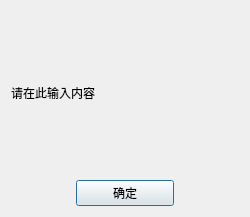
<?xml version="1.0" encoding="UTF-8"?>
<ui version="4.0">
 <class>Errors</class>
 <widget class="QDialog" name="Errors">
  <property name="geometry">
   <rect>
    <x>0</x>
    <y>0</y>
    <width>250</width>
    <height>217</height>
   </rect>
  </property>
  <property name="windowTitle">
   <string>Dialog</string>
  </property>
  <layout class="QGridLayout" name="gridLayout">
   <item row="0" column="0">
    <layout class="QVBoxLayout" name="verticalLayout">
     <item>
      <widget class="QLabel" name="remind_text">
       <property name="text">
        <string>请在此输入内容</string>
       </property>
      </widget>
     </item>
     <item>
      <layout class="QHBoxLayout" name="horizontalLayout" stretch="2,3,2">
       <item>
        <spacer name="horizontalSpacer_2">
         <property name="orientation">
          <enum>Qt::Horizontal</enum>
         </property>
         <property name="sizeHint" stdset="0">
          <size>
           <width>40</width>
           <height>20</height>
          </size>
         </property>
        </spacer>
       </item>
       <item>
        <widget class="QPushButton" name="pushButton">
         <property name="text">
          <string>确定</string>
         </property>
        </widget>
       </item>
       <item>
        <spacer name="horizontalSpacer">
         <property name="orientation">
          <enum>Qt::Horizontal</enum>
         </property>
         <property name="sizeHint" stdset="0">
          <size>
           <width>40</width>
           <height>20</height>
          </size>
         </property>
        </spacer>
       </item>
      </layout>
     </item>
    </layout>
   </item>
  </layout>
 </widget>
 <resources/>
 <connections>
  <connection>
   <sender>pushButton</sender>
   <signal>clicked()</signal>
   <receiver>Errors</receiver>
   <slot>close()</slot>
   <hints>
    <hint type="sourcelabel">
     <x>177</x>
     <y>192</y>
    </hint>
    <hint type="destinationlabel">
     <x>173</x>
     <y>144</y>
    </hint>
   </hints>
  </connection>
 </connections>
</ui>
